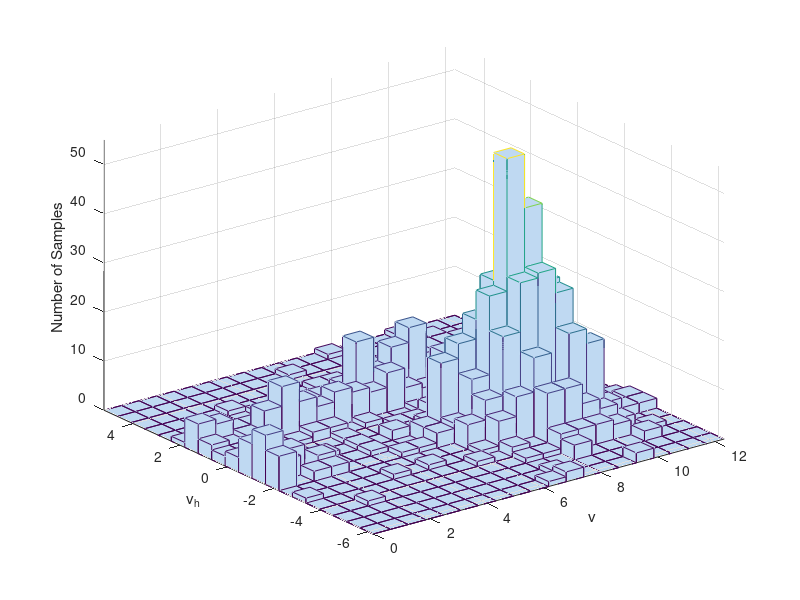
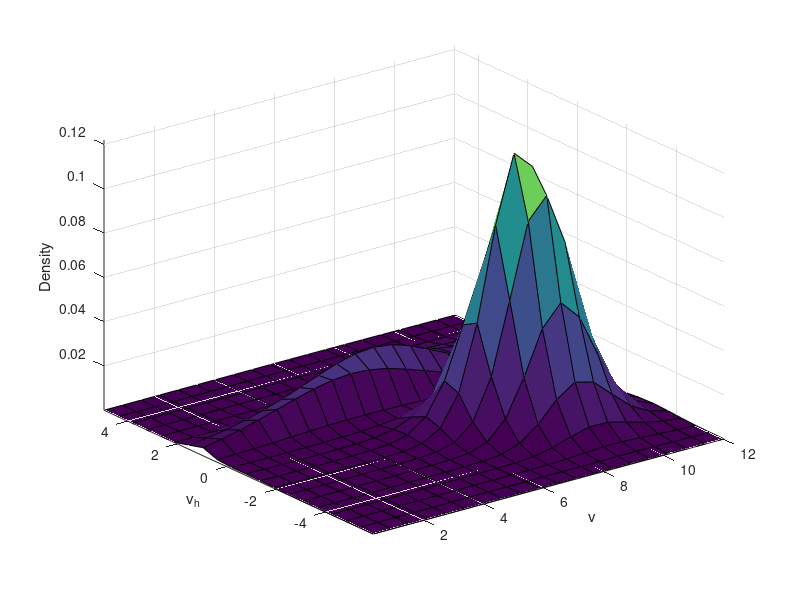

Write MATLAB code to recreate these figures, in order.
%% Pedestrian
raw_data=load('pedestrianEvents.mat');
fitting_data=load('fitting_result_pedestrian_K=7.mat','eta_ite','mu_ite','sigma_ite');
astar=[0 -7 5];
bstar=[13 6 60];
rng(123)
% astar=(astar-fitting_data.center)./fitting_data.var_Std;
% bstar=(bstar-fitting_data.center)./fitting_data.var_Std;
mixture_data=raw_data.mixture_data;
eta_hat=fitting_data.eta_ite(:,:,end);
mu_hat=fitting_data.mu_ite(:,:,end);
sigma_hat=fitting_data.sigma_ite(:,:,:,end);

figure(2)
hist3(mixture_data(:,1:2),[20,20])
[a b]=hist3(mixture_data(:,1:2),[20,20]);
surf(b{1},b{2},a)
hist3(mixture_data(:,1:2),[20,20])
zlabel('Number of Samples')
xlabel('v')
ylabel('v_h')
 axis tight
 
[density_plot_x,density_plot_y]=meshgrid(b{1},b{2});
density_value=density_plot_x*0;
for i=1:7
    for j=1:20
        for k=1:20
            density_value(j,k)=density_value(j,k)+eta_hat(i)*mvnpdf([density_plot_x(j,k),density_plot_y(j,k)],mu_hat(i,1:2),sigma_hat(1:2,1:2,i));
            
        end
    end
    
end
figure(10)
surf(b{1},b{2},density_value)
zlabel('Density')
xlabel('v')
ylabel('v_h')
 axis tight